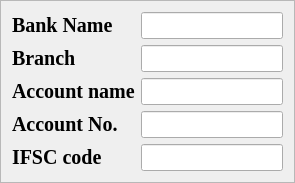
             <widget class="QFrame" name="bankformFrame">
              <property name="font">
               <font>
                <family>Georgia</family>
                <pointsize>12</pointsize>
                <weight>75</weight>
                <bold>true</bold>
               </font>
              </property>
              <property name="styleSheet">
               <string notr="true">
#bankformFrame
{font-weight:bold;
background-color:transparent;;
border-radius:10px;
}</string>
              </property>
              <property name="frameShape">
               <enum>QFrame::StyledPanel</enum>
              </property>
              <property name="frameShadow">
               <enum>QFrame::Raised</enum>
              </property>
              <layout class="QGridLayout" name="gridLayout_2">
               <item row="1" column="1">
                <widget class="QLineEdit" name="bankbranchLineEdit">
                 <property name="font">
                  <font>
                   <family>Georgia</family>
                   <pointsize>12</pointsize>
                   <weight>75</weight>
                   <bold>true</bold>
                  </font>
                 </property>
                 <property name="styleSheet">
                  <string notr="true">b</string>
                 </property>
                </widget>
               </item>
               <item row="4" column="0">
                <widget class="QLabel" name="accountnumLabel">
                 <property name="font">
                  <font>
                   <family>Georgia</family>
                   <pointsize>15</pointsize>
                   <weight>75</weight>
                   <bold>true</bold>
                  </font>
                 </property>
                 <property name="styleSheet">
                  <string notr="true">background-color:transparent;</string>
                 </property>
                 <property name="text">
                  <string>Account No.</string>
                 </property>
                </widget>
               </item>
               <item row="1" column="0">
                <widget class="QLabel" name="bankbranchLabel">
                 <property name="font">
                  <font>
                   <family>Georgia</family>
                   <pointsize>15</pointsize>
                   <weight>75</weight>
                   <bold>true</bold>
                  </font>
                 </property>
                 <property name="styleSheet">
                  <string notr="true">background-color:transparent;</string>
                 </property>
                 <property name="text">
                  <string>Branch</string>
                 </property>
                </widget>
               </item>
               <item row="4" column="1">
                <widget class="QLineEdit" name="accountnumLineEdit">
                 <property name="font">
                  <font>
                   <family>Georgia</family>
                   <pointsize>12</pointsize>
                   <weight>75</weight>
                   <bold>true</bold>
                  </font>
                 </property>
                 <property name="styleSheet">
                  <string notr="true">b</string>
                 </property>
                </widget>
               </item>
               <item row="5" column="0">
                <widget class="QLabel" name="ifsccodeLabel">
                 <property name="font">
                  <font>
                   <family>Georgia</family>
                   <pointsize>15</pointsize>
                   <weight>75</weight>
                   <bold>true</bold>
                  </font>
                 </property>
                 <property name="styleSheet">
                  <string notr="true">background-color:transparent;</string>
                 </property>
                 <property name="text">
                  <string>IFSC code</string>
                 </property>
                </widget>
               </item>
               <item row="5" column="1">
                <widget class="QLineEdit" name="ifsccodeLineEdit">
                 <property name="font">
                  <font>
                   <family>Georgia</family>
                   <pointsize>12</pointsize>
                   <weight>75</weight>
                   <bold>true</bold>
                  </font>
                 </property>
                 <property name="styleSheet">
                  <string notr="true">b</string>
                 </property>
                </widget>
               </item>
               <item row="2" column="0">
                <widget class="QLabel" name="accountnameLabel">
                 <property name="font">
                  <font>
                   <family>Georgia</family>
                   <pointsize>15</pointsize>
                   <weight>75</weight>
                   <bold>true</bold>
                  </font>
                 </property>
                 <property name="styleSheet">
                  <string notr="true">background-color:transparent;</string>
                 </property>
                 <property name="text">
                  <string>Account name</string>
                 </property>
                </widget>
               </item>
               <item row="2" column="1">
                <widget class="QLineEdit" name="accountnameLineEdit">
                 <property name="font">
                  <font>
                   <family>Georgia</family>
                   <pointsize>12</pointsize>
                   <weight>75</weight>
                   <bold>true</bold>
                  </font>
                 </property>
                 <property name="styleSheet">
                  <string notr="true">b</string>
                 </property>
                </widget>
               </item>
               <item row="0" column="0">
                <widget class="QLabel" name="banknameLabel">
                 <property name="font">
                  <font>
                   <family>Georgia</family>
                   <pointsize>15</pointsize>
                   <weight>75</weight>
                   <bold>true</bold>
                  </font>
                 </property>
                 <property name="styleSheet">
                  <string notr="true">background-color:transparent;</string>
                 </property>
                 <property name="text">
                  <string>Bank Name</string>
                 </property>
                </widget>
               </item>
               <item row="0" column="1">
                <widget class="QLineEdit" name="banknameLineEdit">
                 <property name="font">
                  <font>
                   <family>Georgia</family>
                   <pointsize>12</pointsize>
                   <weight>75</weight>
                   <bold>true</bold>
                  </font>
                 </property>
                 <property name="styleSheet">
                  <string notr="true">b</string>
                 </property>
                </widget>
               </item>
              </layout>
             </widget>
